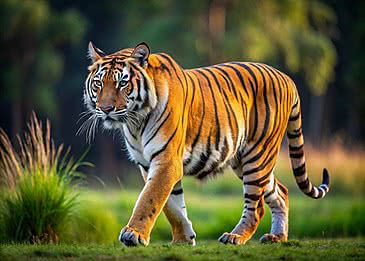
#> input picture tiger.jpg, 365 x 261 px
$ python geometric_transformation.py
#> lines starting #> are read from the running program, lines starting #| are printed output that depends on the picture
import cv2
import numpy as np

# Read image
img = cv2.imread("tiger.jpg")
#> img is the input picture: shape (261, 365, 3); mean B, G, R 52.6, 89.8, 94.4

if img is None:
    print("Error: Image not found!")
    exit()

# Get image dimensions
rows, cols = img.shape[:2]
#> rows = 261; cols = 365

# 1. Translation

# Shift image by (100 pixels right, 50 pixels down)

M_translate = np.float32([[1, 0, 100],
                          [0, 1, 50]])

translated = cv2.warpAffine(img, M_translate, (cols, rows))
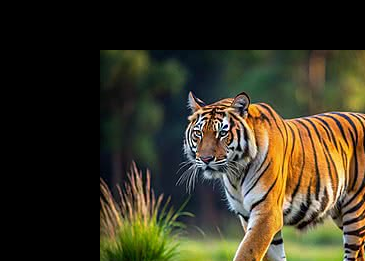
#> translated: shape (261, 365, 3); mean B, G, R 35.2, 53, 57.8

# 2. Rotation

# Rotate image 45 degrees

M_rotate = cv2.getRotationMatrix2D((cols/2, rows/2), 45, 1)

rotated = cv2.warpAffine(img, M_rotate, (cols, rows))
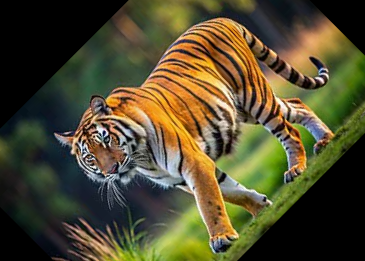
#> rotated: shape (261, 365, 3); mean B, G, R 47.2, 75.7, 81.9

# 3. Scaling

scaled = cv2.resize(img, None, fx=1.5, fy=1.5, interpolation=cv2.INTER_LINEAR)
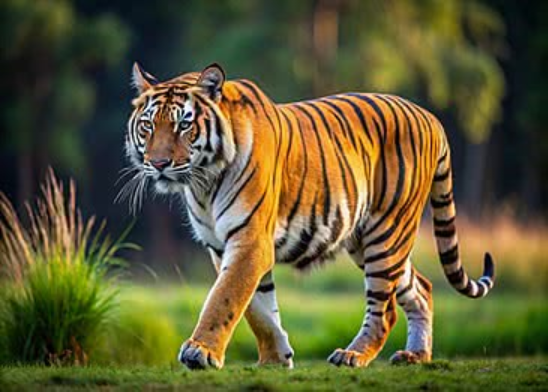
#> scaled: shape (392, 548, 3); mean B, G, R 52.5, 89.7, 94.2

# 4. Affine Transformation

pts1 = np.float32([[50,50],
                   [200,50],
                   [50,200]])

pts2 = np.float32([[10,100],
                   [200,50],
                   [100,250]])

M_affine = cv2.getAffineTransform(pts1, pts2)

affine = cv2.warpAffine(img, M_affine, (cols, rows))
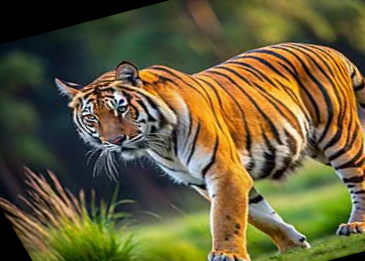
#> affine: shape (261, 365, 3); mean B, G, R 58, 93.6, 102.3

# 5. Perspective Transformation

pts1 = np.float32([[50,50],
                   [300,50],
                   [50,300],
                   [300,300]])

pts2 = np.float32([[0,0],
                   [300,0],
                   [100,300],
                   [250,300]])

M_perspective = cv2.getPerspectiveTransform(pts1, pts2)

perspective = cv2.warpPerspective(img, M_perspective, (cols, rows))
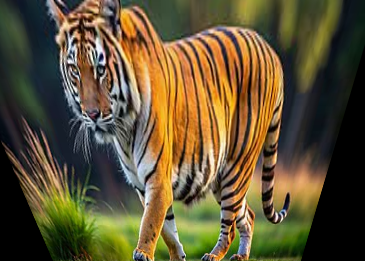
#> perspective: shape (261, 365, 3); mean B, G, R 53.1, 83.4, 96.3

# Display Results

cv2.imshow("Original", img)
cv2.imshow("Translated", translated)
cv2.imshow("Rotated", rotated)
cv2.imshow("Scaled", scaled)
cv2.imshow("Affine", affine)
cv2.imshow("Perspective", perspective)

cv2.waitKey(0)
cv2.destroyAllWindows()

$ run again, with image2.jpg copied over tiger.jpg
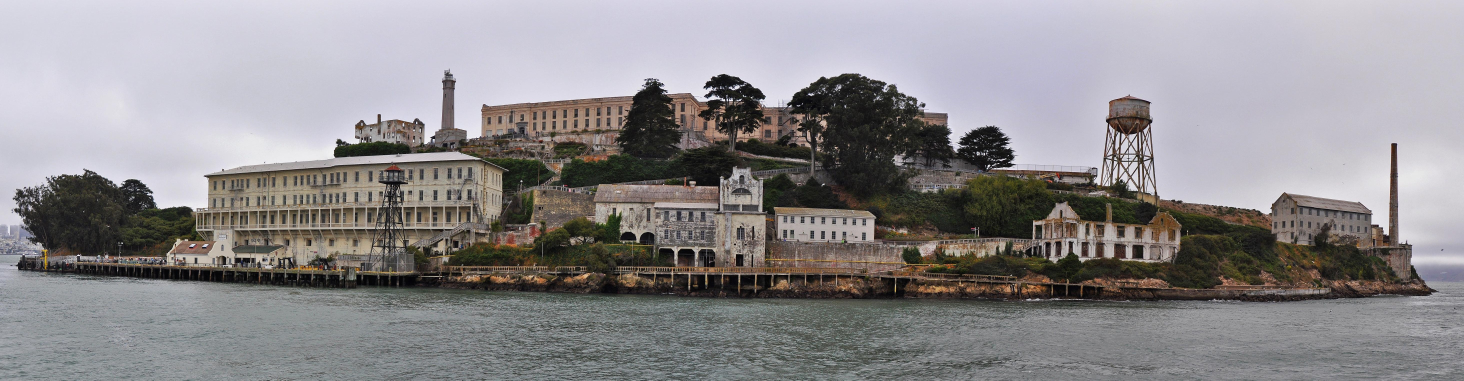
#> input picture image2.jpg, 5856 x 1523 px (shown at 1/4 size)
#> img is the input picture: shape (1523, 5856, 3); mean B, G, R 140.6, 138.5, 141.3
#> `affine = cv2.warpAffine(img, M_affine, (cols, rows))`:
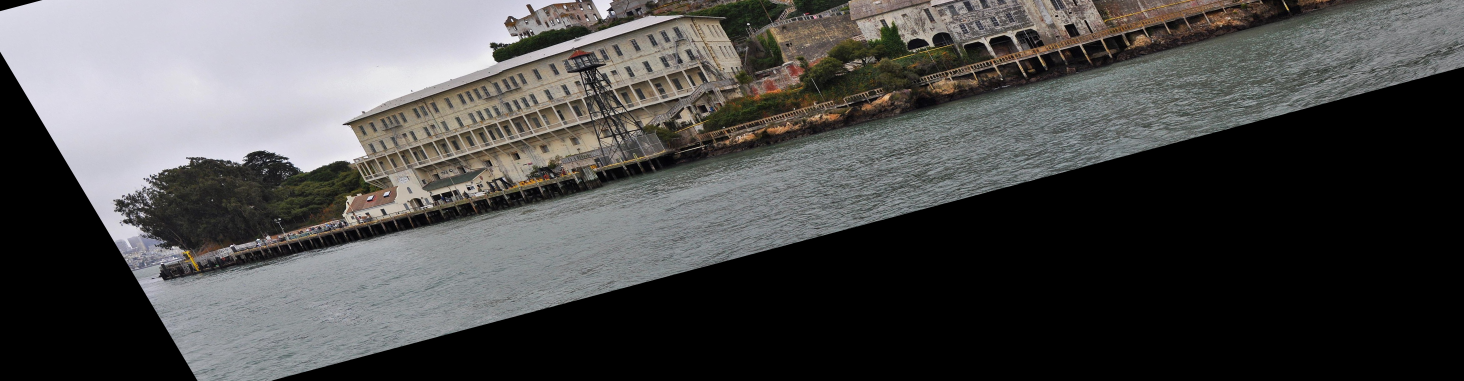
#> affine: shape (1523, 5856, 3) (shown at 1/4 size); mean B, G, R 76.7, 77.4, 78.1
#> `perspective = cv2.warpPerspective(img, M_perspective, (cols, rows))`:
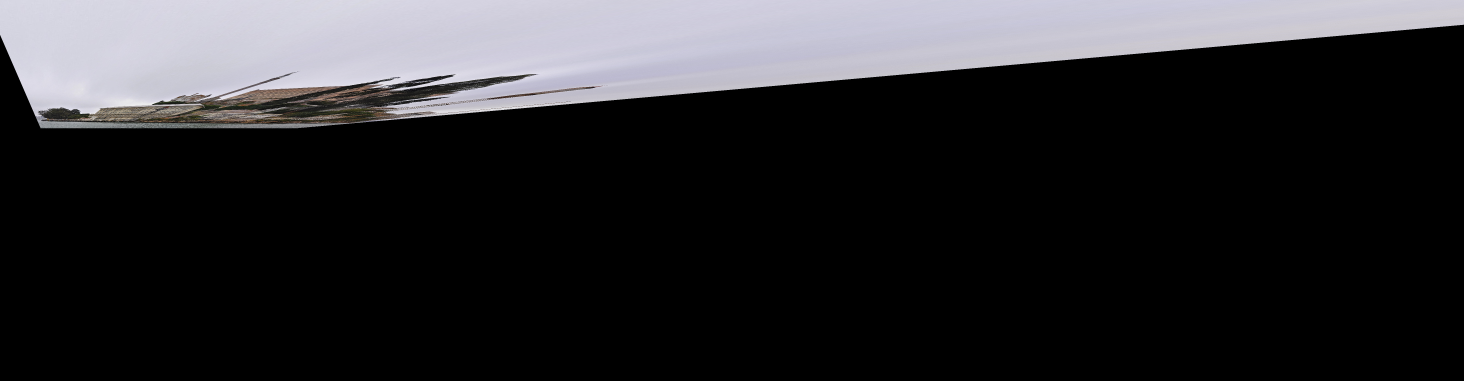
#> perspective: shape (1523, 5856, 3) (shown at 1/4 size); mean B, G, R 45.7, 43, 43.4
